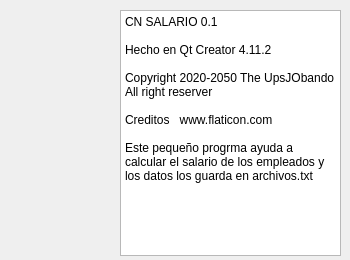
<?xml version="1.0" encoding="UTF-8"?>
<ui version="4.0">
 <class>Help</class>
 <widget class="QDialog" name="Help">
  <property name="geometry">
   <rect>
    <x>0</x>
    <y>0</y>
    <width>350</width>
    <height>260</height>
   </rect>
  </property>
  <property name="minimumSize">
   <size>
    <width>350</width>
    <height>260</height>
   </size>
  </property>
  <property name="maximumSize">
   <size>
    <width>350</width>
    <height>260</height>
   </size>
  </property>
  <property name="contextMenuPolicy">
   <enum>Qt::DefaultContextMenu</enum>
  </property>
  <property name="windowTitle">
   <string>Acerca de</string>
  </property>
  <property name="windowIcon">
   <iconset resource="Recursos.qrc">
    <normaloff>:/ayuda</normaloff>:/ayuda</iconset>
  </property>
  <widget class="QPlainTextEdit" name="plainTextEdit">
   <property name="geometry">
    <rect>
     <x>120</x>
     <y>10</y>
     <width>221</width>
     <height>246</height>
    </rect>
   </property>
   <property name="readOnly">
    <bool>true</bool>
   </property>
   <property name="plainText">
    <string>CN SALARIO 0.1

Hecho en Qt Creator 4.11.2

Copyright 2020-2050 The UpsJObando
All right reserver

Creditos   www.flaticon.com

Este pequeño progrma ayuda a calcular el salario de los empleados y los datos los guarda en archivos.txt</string>
   </property>
  </widget>
  <widget class="QLabel" name="label">
   <property name="geometry">
    <rect>
     <x>0</x>
     <y>40</y>
     <width>111</width>
     <height>111</height>
    </rect>
   </property>
   <property name="styleSheet">
    <string notr="true">border-image: url(:/iconoWin);</string>
   </property>
   <property name="text">
    <string/>
   </property>
  </widget>
 </widget>
 <resources>
  <include location="Recursos.qrc"/>
 </resources>
 <connections/>
</ui>
